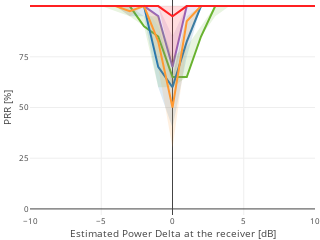
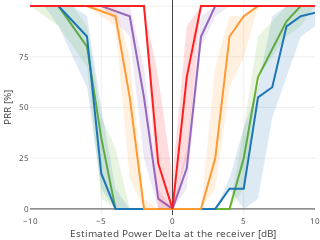

Notebook source saved alongside these figures, in order:
### Code cell
ModeList = [i for i in Modes]

# Adjust the plot size    
if output_format == 'paper':
    custom_layout = dict(
        font = {"size":font_size_px},
        margin = dict(l=30, r=5, t=0, b=25),
        width = 0.4*landscapewidth_px,
        height = 150,
        title = '',
        showlegend = False,
        xaxis=dict(range=[-10,10])
    )
else: 
    custom_layout = None
        
# With same payload
plot_name = 'Power_SamePayload.pdf'
figure = prr_f_PowerDelta(
    df,
    TimeDelta=0,
    SamePayload=1,
    TransPair='all',
    ModesToShow=ModeList,
    DataPath=DataPath,
    showMarkers=False,
    showCI=True,
    )
figure.update_layout(custom_layout)
figure.show()
figure.write_image(str(plot_path / plot_name))

# With different payload
plot_name = 'Power_DiffPayload.pdf'
figure = prr_f_PowerDelta(
    df,
    TimeDelta=0,
    SamePayload=0,
    TransPair='all',
    ModesToShow=ModeList,
    DataPath=DataPath,
    showMarkers=False,
    showCI=True,
    )
figure.update_layout(custom_layout)
figure.show()
figure.write_image(str(plot_path / plot_name))

# "Legend only" plot
plot_name = 'legend.pdf'
figure = go.Figure()
for mode in Modes:
    figure.add_trace(
        dict(
            x=[np.nan],
            y=[np.nan],
            marker={'color':Modes[mode]['color']},
            name=Modes[mode]['label'],
            hoverinfo='skip',
        )
    )
layout = dict(
    font = {"size":font_size_px},
    margin = dict(l=0, r=0, t=0, b=0,),
    width = 0.12*landscapewidth_px,
    height = 100,
    legend = dict(
        orientation = 'v',
        xanchor = 'center',
        yanchor = 'middle',
        x = 0.5,
        y = 0.5
        )
    )
figure.update_layout(layout)
figure.show()
figure.write_image(str(plot_path / plot_name))

### Figure 1 — Plotly figure (JSON) as saved in the notebook; plotly's stock layout.template omitted (floating-point values rounded to 4 significant figures)
{"data": [{"legendgroup": "0", "line": {"color": "#9467bd"}, "mode": "lines", "name": "IEEE 802.15.4", "showlegend": true, "type": "scatter", "x": [-13, -12, -11, -10, -9, -8, -7, -6, -5, -4, -3, -2, -1, 0, 1, 2, 3, 4, 5, 6, 7, 8, 11, 15], "y": [100, 100, 100, 100, 100, 100, 100, 100, 100, 100, 100, 100, 95, 70, 100, 100, 100, 100, 100, 100, 100, 100, 100, 100]}, {"fill": "toself", "hoverinfo": "skip", "legendgroup": "0", "line": {"color": "#9467bd", "width": 0}, "mode": "lines", "name": "IEEE 802.15.4 CI", "opacity": 0.3, "showlegend": false, "type": "scatter", "x": [-13, -12, -11, -10, -9, -8, -7, -6, -5, -4, -3, -2, -1, 0, 1, 2, 3, 4, 5, 6, 7, 8, 11, 15, 15, 11, 8, 7, 6, 5, 4, 3, 2, 1, 0, -1, -2, -3, -4, -5, -6, -7, -8, -9, -10, -11, -12, -13], "y": [100, 100, 100, 100, 100, 100, 100, 100, 100, 100, 100, 100, 90, 60, 95, 100, 100, 100, 100, 100, 100, 100, 100, 100, 100, 100, 100, 100, 100, 100, 100, 100, 100, 100, 85, 100, 100, 100, 100, 100, 100, 100, 100, 100, 100, 100, 100, 100]}, {"legendgroup": "2", "line": {"color": "#69B22F"}, "mode": "lines", "name": "BLE 2 Mbit", "showlegend": true, "type": "scatter", "x": [-10, -9, -7, -6, -5, -3, -2, -1, 0, 1, 2, 3, 4, 5, 6, 7, 8, 9, 10, 11, 12, 13, 14, 15], "y": [100, 100, 100, 100, 100, 100, 90, 85, 65, 65, 85, 100, 100, 100, 100, 100, 100, 100, 100, 100, 100, 100, 100, 100]}, {"fill": "toself", "hoverinfo": "skip", "legendgroup": "2", "line": {"color": "#69B22F", "width": 0}, "mode": "lines", "name": "BLE 2 Mbit CI", "opacity": 0.3, "showlegend": false, "type": "scatter", "x": [-10, -9, -7, -6, -5, -3, -2, -1, 0, 1, 2, 3, 4, 5, 6, 7, 8, 9, 10, 11, 12, 13, 14, 15, 15, 14, 13, 12, 11, 10, 9, 8, 7, 6, 5, 4, 3, 2, 1, 0, -1, -2, -3, -5, -6, -7, -9, -10], "y": [100, 100, 100, 100, 100, 95, 90, 60, 60, 65, 85, 95, 100, 100, 100, 100, 100, 100, 100, 100, 100, 100, 100, 100, 100, 100, 100, 100, 100, 100, 100, 100, 100, 100, 100, 100, 100, 90, 80, 75, 95, 95, 100, 100, 100, 100, 100, 100]}, {"legendgroup": "1", "line": {"color": "#1C76B4"}, "mode": "lines", "name": "BLE 1 Mbit", "showlegend": true, "type": "scatter", "x": [-14, -13, -10, -9, -8, -7, -6, -5, -4, -3, -2, -1, 0, 1, 2, 3, 4, 5, 6, 7, 8, 9, 10, 11, 13, 14], "y": [100, 100, 100, 100, 100, 100, 100, 100, 100, 100, 100, 70, 60, 82.5, 100, 100, 100, 100, 100, 100, 100, 100, 100, 100, 100, 100]}, {"fill": "toself", "hoverinfo": "skip", "legendgroup": "1", "line": {"color": "#1C76B4", "width": 0}, "mode": "lines", "name": "BLE 1 Mbit CI", "opacity": 0.3, "showlegend": false, "type": "scatter", "x": [-14, -13, -10, -9, -8, -7, -6, -5, -4, -3, -2, -1, 0, 1, 2, 3, 4, 5, 6, 7, 8, 9, 10, 11, 13, 14, 14, 13, 11, 10, 9, 8, 7, 6, 5, 4, 3, 2, 1, 0, -1, -2, -3, -4, -5, -6, -7, -8, -9, -10, -13, -14], "y": [100, 100, 100, 100, 100, 100, 100, 100, 100, 95, 95, 60, 40, 75, 100, 100, 100, 100, 100, 100, 100, 100, 100, 100, 100, 100, 100, 100, 100, 100, 100, 100, 100, 100, 100, 100, 100, 100, 95, 65, 90, 100, 100, 100, 100, 100, 100, 100, 100, 100, 100, 100]}, {"legendgroup": "4", "line": {"color": "#FF9932"}, "mode": "lines", "name": "BLE 500 kbit", "showlegend": true, "type": "scatter", "x": [-12, -10, -9, -8, -7, -6, -5, -4, -3, -2, -1, 0, 1, 2, 3, 4, 5, 6, 7, 8, 9, 10, 11, 12, 13, 14], "y": [100, 100, 100, 100, 100, 100, 100, 100, 97.5, 100, 82.5, 50, 92.5, 100, 100, 100, 100, 100, 100, 100, 100, 100, 100, 100, 100, 100]}, {"fill": "toself", "hoverinfo": "skip", "legendgroup": "4", "line": {"color": "#FF9932", "width": 0}, "mode": "lines", "name": "BLE 500 kbit CI", "opacity": 0.3, "showlegend": false, "type": "scatter", "x": [-12, -10, -9, -8, -7, -6, -5, -4, -3, -2, -1, 0, 1, 2, 3, 4, 5, 6, 7, 8, 9, 10, 11, 12, 13, 14, 14, 13, 12, 11, 10, 9, 8, 7, 6, 5, 4, 3, 2, 1, 0, -1, -2, -3, -4, -5, -6, -7, -8, -9, -10, -12], "y": [100, 100, 100, 100, 100, 100, 100, 100, 95, 100, 70, 30, 80, 100, 100, 100, 100, 100, 100, 100, 100, 100, 100, 100, 100, 100, 100, 100, 100, 100, 100, 100, 100, 100, 100, 100, 100, 100, 100, 95, 65, 95, 100, 100, 100, 100, 100, 100, 100, 100, 100, 100]}, {"legendgroup": "3", "line": {"color": "#FF2021"}, "mode": "lines", "name": "BLE 125 kbit", "showlegend": true, "type": "scatter", "x": [-10, -9, -8, -7, -6, -5, -4, -3, -2, -1, 0, 1, 2, 3, 4, 5, 6, 7, 8, 9, 10, 11, 13, 14], "y": [100, 100, 100, 100, 100, 100, 100, 100, 100, 100, 95, 100, 100, 100, 100, 100, 100, 100, 100, 100, 100, 100, 100, 100]}, {"fill": "toself", "hoverinfo": "skip", "legendgroup": "3", "line": {"color": "#FF2021", "width": 0}, "mode": "lines", "name": "BLE 125 kbit CI", "opacity": 0.3, "showlegend": false, "type": "scatter", "x": [-10, -9, -8, -7, -6, -5, -4, -3, -2, -1, 0, 1, 2, 3, 4, 5, 6, 7, 8, 9, 10, 11, 13, 14, 14, 13, 11, 10, 9, 8, 7, 6, 5, 4, 3, 2, 1, 0, -1, -2, -3, -4, -5, -6, -7, -8, -9, -10], "y": [100, 100, 100, 100, 100, 100, 100, 100, 100, 100, 70, 100, 100, 100, 100, 100, 100, 100, 100, 100, 100, 100, 100, 100, 100, 100, 100, 100, 100, 100, 100, 100, 100, 100, 100, 100, 100, 100, 100, 100, 100, 100, 100, 100, 100, 100, 100, 100]}], "layout": {"font": {"size": 8}, "height": 150, "legend": {"orientation": "h", "x": 0.5, "xanchor": "center", "y": 1.15, "yanchor": "top"}, "margin": {"b": 25, "l": 30, "r": 5, "t": 0}, "showlegend": false, "title": {"text": ""}, "uirevision": true, "width": 267.2, "xaxis": {"range": [-10, 10], "title": {"text": "Estimated Power Delta at the receiver [dB]"}}, "yaxis": {"range": [-3, 103], "tickvals": [0, 25, 50, 75, 100], "title": {"text": "PRR [%]"}}}}

### Figure 2 — Plotly figure (JSON) as saved in the notebook; plotly's stock layout.template omitted (floating-point values rounded to 4 significant figures)
{"data": [{"legendgroup": "0", "line": {"color": "#9467bd"}, "mode": "lines", "name": "IEEE 802.15.4", "showlegend": true, "type": "scatter", "x": [-16, -14, -13, -12, -11, -10, -9, -8, -7, -6, -5, -3, -2, -1, 0, 1, 2, 3, 4, 5, 6, 7, 9, 10, 11, 12, 14], "y": [100, 100, 100, 100, 100, 100, 100, 100, 100, 100, 100, 95, 55, 5, 0, 20, 85, 100, 100, 100, 100, 100, 100, 100, 100, 100, 100]}, {"fill": "toself", "hoverinfo": "skip", "legendgroup": "0", "line": {"color": "#9467bd", "width": 0}, "mode": "lines", "name": "IEEE 802.15.4 CI", "opacity": 0.3, "showlegend": false, "type": "scatter", "x": [-16, -14, -13, -12, -11, -10, -9, -8, -7, -6, -5, -3, -2, -1, 0, 1, 2, 3, 4, 5, 6, 7, 9, 10, 11, 12, 14, 14, 12, 11, 10, 9, 7, 6, 5, 4, 3, 2, 1, 0, -1, -2, -3, -5, -6, -7, -8, -9, -10, -11, -12, -13, -14, -16], "y": [100, 100, 100, 100, 100, 100, 100, 100, 100, 100, 100, 85, 25, 0, 0, 10, 80, 95, 100, 100, 100, 100, 100, 100, 100, 100, 100, 100, 100, 100, 100, 100, 100, 100, 100, 100, 100, 95, 30, 0, 10, 70, 100, 100, 100, 100, 100, 100, 100, 100, 100, 100, 100, 100]}, {"legendgroup": "2", "line": {"color": "#69B22F"}, "mode": "lines", "name": "BLE 2 Mbit", "showlegend": true, "type": "scatter", "x": [-16, -15, -14, -13, -12, -11, -10, -8, -7, -6, -5, -4, -3, -2, -1, 0, 1, 2, 3, 4, 5, 6, 8, 9, 10, 11, 12, 13, 14, 16], "y": [100, 100, 100, 100, 100, 100, 100, 100, 90, 80, 35, 0, 0, 0, 0, 0, 0, 0, 0, 0, 25, 65, 92.5, 100, 100, 100, 100, 100, 100, 100]}, {"fill": "toself", "hoverinfo": "skip", "legendgroup": "2", "line": {"color": "#69B22F", "width": 0}, "mode": "lines", "name": "BLE 2 Mbit CI", "opacity": 0.3, "showlegend": false, "type": "scatter", "x": [-16, -15, -14, -13, -12, -11, -10, -8, -7, -6, -5, -4, -3, -2, -1, 0, 1, 2, 3, 4, 5, 6, 8, 9, 10, 11, 12, 13, 14, 16, 16, 14, 13, 12, 11, 10, 9, 8, 6, 5, 4, 3, 2, 1, 0, -1, -2, -3, -4, -5, -6, -7, -8, -10, -11, -12, -13, -14, -15, -16], "y": [100, 100, 100, 100, 100, 100, 100, 90, 80, 70, 5, 0, 0, 0, 0, 0, 0, 0, 0, 0, 10, 65, 85, 90, 100, 100, 100, 100, 100, 100, 100, 100, 100, 100, 100, 100, 100, 100, 85, 40, 0, 0, 0, 0, 0, 0, 0, 0, 30, 45, 90, 100, 100, 100, 100, 100, 100, 100, 100, 100]}, {"legendgroup": "1", "line": {"color": "#1C76B4"}, "mode": "lines", "name": "BLE 1 Mbit", "showlegend": true, "type": "scatter", "x": [-16, -15, -14, -13, -12, -11, -10, -9, -8, -7, -6, -5, -4, -3, -2, -1, 0, 1, 2, 3, 4, 5, 6, 7, 8, 9, 12, 13, 15, 16], "y": [100, 100, 100, 100, 100, 100, 100, 100, 100, 92.5, 85, 17.5, 0, 0, 0, 0, 0, 0, 0, 0, 10, 10, 55, 60, 90, 95, 100, 100, 100, 100]}, {"fill": "toself", "hoverinfo": "skip", "legendgroup": "1", "line": {"color": "#1C76B4", "width": 0}, "mode": "lines", "name": "BLE 1 Mbit CI", "opacity": 0.3, "showlegend": false, "type": "scatter", "x": [-16, -15, -14, -13, -12, -11, -10, -9, -8, -7, -6, -5, -4, -3, -2, -1, 0, 1, 2, 3, 4, 5, 6, 7, 8, 9, 12, 13, 15, 16, 16, 15, 13, 12, 9, 8, 7, 6, 5, 4, 3, 2, 1, 0, -1, -2, -3, -4, -5, -6, -7, -8, -9, -10, -11, -12, -13, -14, -15, -16], "y": [100, 100, 100, 100, 100, 100, 100, 100, 90, 75, 60, 10, 0, 0, 0, 0, 0, 0, 0, 0, 10, 0, 5, 45, 65, 85, 100, 100, 100, 100, 100, 100, 100, 100, 100, 100, 95, 60, 40, 15, 0, 0, 0, 0, 0, 0, 0, 10, 50, 95, 100, 100, 100, 100, 100, 100, 100, 100, 100, 100]}, {"legendgroup": "4", "line": {"color": "#FF9932"}, "mode": "lines", "name": "BLE 500 kbit", "showlegend": true, "type": "scatter", "x": [-15, -14, -13, -12, -11, -10, -9, -8, -7, -6, -4, -3, -2, -1, 0, 1, 2, 3, 4, 5, 6, 7, 8, 9, 11, 12, 14], "y": [100, 100, 100, 100, 100, 100, 100, 100, 100, 100, 95, 55, 0, 0, 0, 0, 0, 25, 85, 95, 100, 100, 100, 100, 100, 100, 100]}, {"fill": "toself", "hoverinfo": "skip", "legendgroup": "4", "line": {"color": "#FF9932", "width": 0}, "mode": "lines", "name": "BLE 500 kbit CI", "opacity": 0.3, "showlegend": false, "type": "scatter", "x": [-15, -14, -13, -12, -11, -10, -9, -8, -7, -6, -4, -3, -2, -1, 0, 1, 2, 3, 4, 5, 6, 7, 8, 9, 11, 12, 14, 14, 12, 11, 9, 8, 7, 6, 5, 4, 3, 2, 1, 0, -1, -2, -3, -4, -6, -7, -8, -9, -10, -11, -12, -13, -14, -15], "y": [100, 100, 100, 100, 100, 100, 100, 100, 100, 100, 90, 15, 0, 0, 0, 0, 0, 10, 60, 75, 100, 100, 100, 100, 100, 100, 100, 100, 100, 100, 100, 100, 100, 100, 95, 95, 70, 0, 0, 0, 0, 5, 75, 100, 100, 100, 100, 100, 100, 100, 100, 100, 100, 100]}, {"legendgroup": "3", "line": {"color": "#FF2021"}, "mode": "lines", "name": "BLE 125 kbit", "showlegend": true, "type": "scatter", "x": [-16, -15, -14, -13, -12, -11, -10, -9, -8, -7, -6, -5, -4, -3, -2, -1, 0, 1, 2, 3, 4, 5, 6, 7, 8, 9, 12, 13, 15, 16], "y": [100, 100, 100, 100, 100, 100, 100, 100, 100, 100, 100, 100, 100, 100, 100, 22.5, 0, 65, 100, 100, 100, 100, 100, 100, 100, 100, 100, 100, 100, 100]}, {"fill": "toself", "hoverinfo": "skip", "legendgroup": "3", "line": {"color": "#FF2021", "width": 0}, "mode": "lines", "name": "BLE 125 kbit CI", "opacity": 0.3, "showlegend": false, "type": "scatter", "x": [-16, -15, -14, -13, -12, -11, -10, -9, -8, -7, -6, -5, -4, -3, -2, -1, 0, 1, 2, 3, 4, 5, 6, 7, 8, 9, 12, 13, 15, 16, 16, 15, 13, 12, 9, 8, 7, 6, 5, 4, 3, 2, 1, 0, -1, -2, -3, -4, -5, -6, -7, -8, -9, -10, -11, -12, -13, -14, -15, -16], "y": [100, 100, 100, 100, 100, 100, 100, 100, 100, 100, 100, 100, 100, 100, 100, 0, 0, 25, 100, 100, 100, 100, 100, 100, 100, 100, 100, 100, 100, 100, 100, 100, 100, 100, 100, 100, 100, 100, 100, 100, 100, 100, 90, 15, 65, 100, 100, 100, 100, 100, 100, 100, 100, 100, 100, 100, 100, 100, 100, 100]}], "layout": {"font": {"size": 8}, "height": 150, "legend": {"orientation": "h", "x": 0.5, "xanchor": "center", "y": 1.15, "yanchor": "top"}, "margin": {"b": 25, "l": 30, "r": 5, "t": 0}, "showlegend": false, "title": {"text": ""}, "uirevision": true, "width": 267.2, "xaxis": {"range": [-10, 10], "title": {"text": "Estimated Power Delta at the receiver [dB]"}}, "yaxis": {"range": [-3, 103], "tickvals": [0, 25, 50, 75, 100], "title": {"text": "PRR [%]"}}}}
